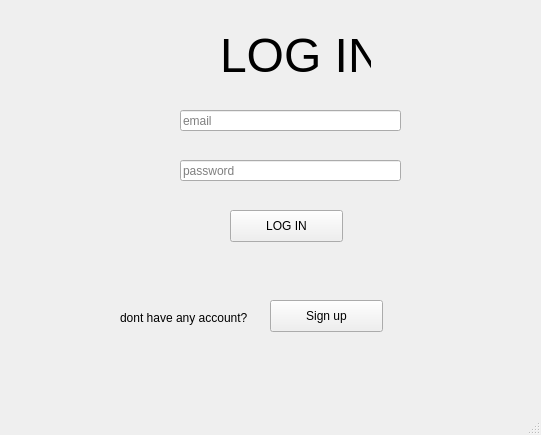
<?xml version="1.0" encoding="UTF-8"?>
<ui version="4.0">
 <class>MainWindow</class>
 <widget class="QMainWindow" name="MainWindow">
  <property name="geometry">
   <rect>
    <x>0</x>
    <y>0</y>
    <width>541</width>
    <height>435</height>
   </rect>
  </property>
  <property name="windowTitle">
   <string>MainWindow</string>
  </property>
  <widget class="QWidget" name="centralwidget">
   <widget class="QPushButton" name="login_button">
    <property name="geometry">
     <rect>
      <x>230</x>
      <y>210</y>
      <width>113</width>
      <height>32</height>
     </rect>
    </property>
    <property name="text">
     <string>LOG IN</string>
    </property>
   </widget>
   <widget class="QLineEdit" name="email_input">
    <property name="geometry">
     <rect>
      <x>180</x>
      <y>110</y>
      <width>221</width>
      <height>21</height>
     </rect>
    </property>
    <property name="placeholderText">
     <string>email</string>
    </property>
   </widget>
   <widget class="QLabel" name="donthaveanyaccount">
    <property name="geometry">
     <rect>
      <x>120</x>
      <y>310</y>
      <width>151</width>
      <height>16</height>
     </rect>
    </property>
    <property name="text">
     <string>dont have any account?</string>
    </property>
   </widget>
   <widget class="QPushButton" name="signup_button">
    <property name="geometry">
     <rect>
      <x>270</x>
      <y>300</y>
      <width>113</width>
      <height>32</height>
     </rect>
    </property>
    <property name="text">
     <string>Sign up</string>
    </property>
   </widget>
   <widget class="QLabel" name="biglogin">
    <property name="geometry">
     <rect>
      <x>220</x>
      <y>20</y>
      <width>151</width>
      <height>71</height>
     </rect>
    </property>
    <property name="text">
     <string>&lt;html&gt;&lt;head/&gt;&lt;body&gt;&lt;p&gt;&lt;span style=&quot; font-size:36pt;&quot;&gt;LOG IN&lt;/span&gt;&lt;/p&gt;&lt;/body&gt;&lt;/html&gt;</string>
    </property>
   </widget>
   <widget class="QLineEdit" name="password_input">
    <property name="geometry">
     <rect>
      <x>180</x>
      <y>160</y>
      <width>221</width>
      <height>21</height>
     </rect>
    </property>
    <property name="placeholderText">
     <string>password</string>
    </property>
   </widget>
  </widget>
  <widget class="QMenuBar" name="menubar">
   <property name="geometry">
    <rect>
     <x>0</x>
     <y>0</y>
     <width>541</width>
     <height>18</height>
    </rect>
   </property>
  </widget>
  <widget class="QStatusBar" name="statusbar"/>
 </widget>
 <resources/>
 <connections/>
</ui>
